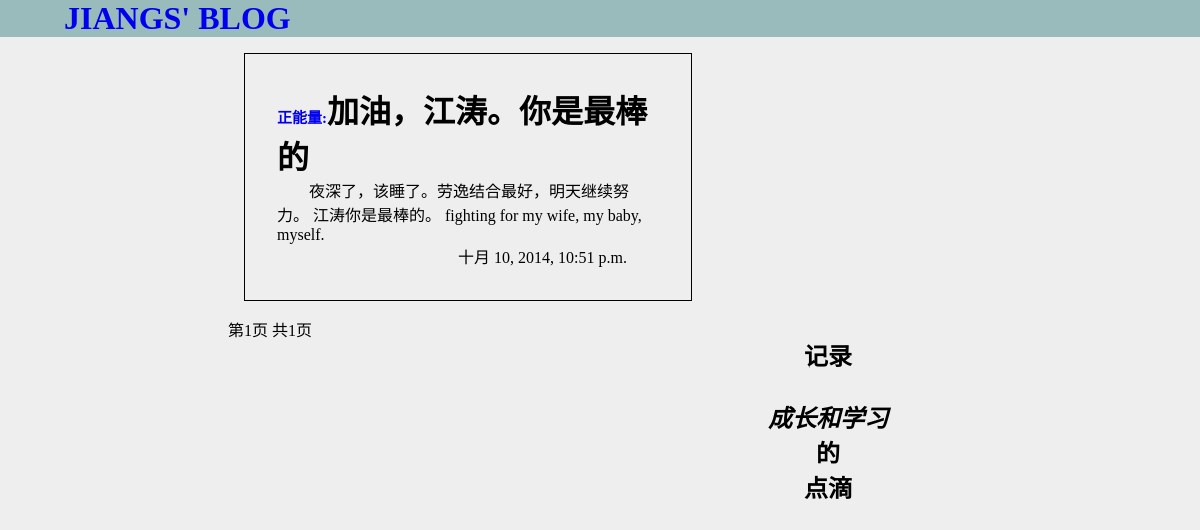
Page /blogs/tag/正能量/ on the committed database.
### blogs/models.py (models this page shows, shortened)
class Blog(models.Model):
  tag = models.CharField(max_length=10,default=u'未分类')
  title = models.CharField(max_length = 30,default=u'无标题')
  context = models.TextField(default='无内容')
  pub_date = models.DateTimeField('date published')
  visit_count = models.IntegerField(default=0)

### blogs/views.py (the view)
# urls.py: url(r'^tag/(?P<tag_name>[^/]+)/(?P<page_index>\d+)/$', views.tagShow, name='tag'),
def tagShow(request, tag_name, page_index=1):
    blog_list = Blog.objects.filter(tag=tag_name).order_by('-pub_date')
    blogs = listing(blog_list, page_index)
    return render(request, 'blogs/tagShow.html', {'blogs':blogs, 'page_index':page_index, 'tag':tag_name,})

### blogs/views.py (called while the page is built)
def listing(page, page_index):
    per_page = 5
    paginator = Paginator(page, per_page) # Show 25 contacts per page
    try:
        page_index = int(page_index)
    except TypeError:
        page_index = 1
    try:
        blogs = paginator.page(page_index)
    except PageNotAnInteger:
        blogs = paginator.page(1) # If page is not an integer, deliver first page.
    except EmptyPage:
        blogs = paginator.page(paginator.num_pages) # If page is out of range (e.g. 9999), deliver last page of results.
    return blogs

### blogs/templates/blogs/tagShow.html (shortened to what this page needs)
{% load staticfiles %}
<!DOCTYPE html>
<html>
<head>
  <link rel="stylesheet" type="text/css" href="{% static "blogs/css/1.css" %}">
</head>
<body>
  <h1 class='title'><a href="/blogs/">jiangs' blog</a></h1>
    <div class='side_blank'>&nbsp;</div>
    <div class='contend'>
      {% if blogs %}
      {% for blog in blogs %}
      <div class='blog'>
        <h1><small><a href='/blogs/{{ blog.tag }}/' id='tag'>{{ blog.tag }}:</a></small>{{ blog.title }}</h1>
        <p class='blog_context'>{{blog.context}}</p>
        <p class= 'pub_date'>{{blog.pub_date}}</p>
      </div>
      {% endfor %}
      {% else %}
        <p>no blog post</p>
      {% endif %}
      <div class='footer'>
          第{{ blogs.number }}页 共{{ blogs.paginator.num_pages }}页
      </div>
    </div>
    <div class='right_side_bar'>
      <h2><strong>记录</strong></br></br><em>成长和学习</em></br>的</br>点滴</h2>
    </div>
    <div class='side_blank' >&nbsp;</div>
</body>
</html>

### blogs/static/blogs/css/1.css (style rules this page uses)
* { margin:0;padding:0;border:0; }
body { background-color:#EEEEEE; }
h1.title { text-transform: uppercase;background-color:#99bbbb;text-indent:2em; }
div.blog { border:solid 1px;padding:2em;margin:1em; }
p.blog_context { text-indent: 2em; }
p.pub_date { text-align:right;padding-right:2em; }
a { text-decoration:none; }
div.side_blank,div.contend,div.right_side_bar { float:left; }
div.contend { width:40%; }
div.side_blank { width:19%; }
div.right_side_bar { text-align:center;width:20%;margin-top:300px; }
small { font-size:15px }

### rows in the picture
Blog: tag "正能量", title "加油，江涛。你是最棒的", context "夜深了，该睡了。劳逸结合最好，明天继续努力。 江涛你是最棒的。 fighting for my wife, my baby, myself.", pub_date "十月 10, 2014, 10:51 p.m."

### other values in the picture
{{ blogs.number }} "1"
{{ blogs.paginator.num_pages }} "1"
